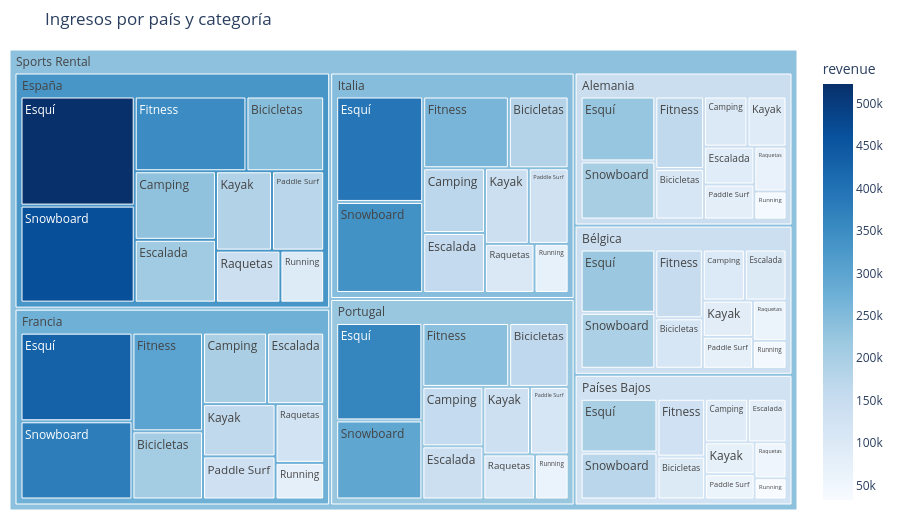

Notebook cell for this chart:
### Markdown cell above
### 6.6 ¿Dónde se concentran los ingresos? (treemap país › categoría)

### Code cell
tree = (fact[fact["completed"]].groupby(["store_country", "category"])["revenue"]
        .sum().reset_index())
fig = px.treemap(tree, path=[px.Constant("Sports Rental"), "store_country", "category"],
                 values="revenue", color="revenue", color_continuous_scale="Blues",
                 title="Ingresos por país y categoría")
fig.update_layout(margin=dict(t=50, l=10, r=10, b=10), height=520)
fig

### Figure 1 — Plotly figure (JSON) as saved in the notebook; plotly's stock layout.template omitted (floating-point values rounded to 4 significant figures)
{"data": [{"branchvalues": "total", "customdata": [[114600.0], [101100.0], [88280.0], [225100.0], [164100.0], [90890.0], [81740.0], [66810.0], [41940.0], [201600.0], [112100.0], [100300.0], [99240.0], [220700.0], [152600.0], [85100.0], [74980.0], [62750.0], [43680.0], [195100.0], [244000.0], [233900.0], [214300.0], [523400.0], [350700.0], [186800.0], [174000.0], [140700.0], [95540.0], [465400.0], [208100.0], [198100.0], [176500.0], [429100.0], [301400.0], [163800.0], [135200.0], [123500.0], [76990.0], [378600.0], [183400.0], [170900.0], [158300.0], [392200.0], [262800.0], [141700.0], [128700.0], [104000.0], [71610.0], [338700.0], [98840.0], [90770.0], [80810.0], [200000.0], [133600.0], [76330.0], [60690.0], [55560.0], [32790.0], [174900.0], [164800.0], [157200.0], [140700.0], [364400.0], [240800.0], [136600.0], [113100.0], [101100.0], [65670.0], [295700.0], [145000.0], [140600.0], [330100.0], [273000.0], [244900.0], [126100.0], [222400.0], [235600.0]], "domain": {"x": [0.0, 1.0], "y": [0.0, 1.0]}, "hovertemplate": "labels=%{label}<br>revenue_sum=%{value}<br>parent=%{parent}<br>id=%{id}<br>revenue=%{color}<extra></extra>", "ids": ["Sports Rental/Alemania/Bicicletas", "Sports Rental/Alemania/Camping", "Sports Rental/Alemania/Escalada", "Sports Rental/Alemania/Esquí", "Sports Rental/Alemania/Fitness", "Sports Rental/Alemania/Kayak", "Sports Rental/Alemania/Paddle Surf", "Sports Rental/Alemania/Raquetas", "Sports Rental/Alemania/Running", "Sports Rental/Alemania/Snowboard", "Sports Rental/Bélgica/Bicicletas", "Sports Rental/Bélgica/Camping", "Sports Rental/Bélgica/Escalada", "Sports Rental/Bélgica/Esquí", "Sports Rental/Bélgica/Fitness", "Sports Rental/Bélgica/Kayak", "Sports Rental/Bélgica/Paddle Surf", "Sports Rental/Bélgica/Raquetas", "Sports Rental/Bélgica/Running", "Sports Rental/Bélgica/Snowboard", "Sports Rental/España/Bicicletas", "Sports Rental/España/Camping", "Sports Rental/España/Escalada", "Sports Rental/España/Esquí", "Sports Rental/España/Fitness", "Sports Rental/España/Kayak", "Sports Rental/España/Paddle Surf", "Sports Rental/España/Raquetas", "Sports Rental/España/Running", "Sports Rental/España/Snowboard", "Sports Rental/Francia/Bicicletas", "Sports Rental/Francia/Camping", "Sports Rental/Francia/Escalada", "Sports Rental/Francia/Esquí", "Sports Rental/Francia/Fitness", "Sports Rental/Francia/Kayak", "Sports Rental/Francia/Paddle Surf", "Sports Rental/Francia/Raquetas", "Sports Rental/Francia/Running", "Sports Rental/Francia/Snowboard", "Sports Rental/Italia/Bicicletas", "Sports Rental/Italia/Camping", "Sports Rental/Italia/Escalada", "Sports Rental/Italia/Esquí", "Sports Rental/Italia/Fitness", "Sports Rental/Italia/Kayak", "Sports Rental/Italia/Paddle Surf", "Sports Rental/Italia/Raquetas", "Sports Rental/Italia/Running", "Sports Rental/Italia/Snowboard", "Sports Rental/Países Bajos/Bicicletas", "Sports Rental/Países Bajos/Camping", "Sports Rental/Países Bajos/Escalada", "Sports Rental/Países Bajos/Esquí", "Sports Rental/Países Bajos/Fitness", "Sports Rental/Países Bajos/Kayak", "Sports Rental/Países Bajos/Paddle Surf", "Sports Rental/Países Bajos/Raquetas", "Sports Rental/Países Bajos/Running", "Sports Rental/Países Bajos/Snowboard", "Sports Rental/Portugal/Bicicletas", "Sports Rental/Portugal/Camping", "Sports Rental/Portugal/Escalada", "Sports Rental/Portugal/Esquí", "Sports Rental/Portugal/Fitness", "Sports Rental/Portugal/Kayak", "Sports Rental/Portugal/Paddle Surf", "Sports Rental/Portugal/Raquetas", "Sports Rental/Portugal/Running", "Sports Rental/Portugal/Snowboard", "Sports Rental/Alemania", "Sports Rental/Bélgica", "Sports Rental/España", "Sports Rental/Francia", "Sports Rental/Italia", "Sports Rental/Países Bajos", "Sports Rental/Portugal", "Sports Rental"], "labels": ["Bicicletas", "Camping", "Escalada", "Esquí", "Fitness", "Kayak", "Paddle Surf", "Raquetas", "Running", "Snowboard", "Bicicletas", "Camping", "Escalada", "Esquí", "Fitness", "Kayak", "Paddle Surf", "Raquetas", "Running", "Snowboard", "Bicicletas", "Camping", "Escalada", "Esquí", "Fitness", "Kayak", "Paddle Surf", "Raquetas", "Running", "Snowboard", "Bicicletas", "Camping", "Escalada", "Esquí", "Fitness", "Kayak", "Paddle Surf", "Raquetas", "Running", "Snowboard", "Bicicletas", "Camping", "Escalada", "Esquí", "Fitness", "Kayak", "Paddle Surf", "Raquetas", "Running", "Snowboard", "Bicicletas", "Camping", "Escalada", "Esquí", "Fitness", "Kayak", "Paddle Surf", "Raquetas", "Running", "Snowboard", "Bicicletas", "Camping", "Escalada", "Esquí", "Fitness", "Kayak", "Paddle Surf", "Raquetas", "Running", "Snowboard", "Alemania", "Bélgica", "España", "Francia", "Italia", "Países Bajos", "Portugal", "Sports Rental"], "marker": {"coloraxis": "coloraxis", "colors": [114600.0, 101100.0, 88280.0, 225100.0, 164100.0, 90890.0, 81740.0, 66810.0, 41940.0, 201600.0, 112100.0, 100300.0, 99240.0, 220700.0, 152600.0, 85100.0, 74980.0, 62750.0, 43680.0, 195100.0, 244000.0, 233900.0, 214300.0, 523400.0, 350700.0, 186800.0, 174000.0, 140700.0, 95540.0, 465400.0, 208100.0, 198100.0, 176500.0, 429100.0, 301400.0, 163800.0, 135200.0, 123500.0, 76990.0, 378600.0, 183400.0, 170900.0, 158300.0, 392200.0, 262800.0, 141700.0, 128700.0, 104000.0, 71610.0, 338700.0, 98840.0, 90770.0, 80810.0, 200000.0, 133600.0, 76330.0, 60690.0, 55560.0, 32790.0, 174900.0, 164800.0, 157200.0, 140700.0, 364400.0, 240800.0, 136600.0, 113100.0, 101100.0, 65670.0, 295700.0, 145000.0, 140600.0, 330100.0, 273000.0, 244900.0, 126100.0, 222400.0, 235600.0]}, "name": "", "parents": ["Sports Rental/Alemania", "Sports Rental/Alemania", "Sports Rental/Alemania", "Sports Rental/Alemania", "Sports Rental/Alemania", "Sports Rental/Alemania", "Sports Rental/Alemania", "Sports Rental/Alemania", "Sports Rental/Alemania", "Sports Rental/Alemania", "Sports Rental/Bélgica", "Sports Rental/Bélgica", "Sports Rental/Bélgica", "Sports Rental/Bélgica", "Sports Rental/Bélgica", "Sports Rental/Bélgica", "Sports Rental/Bélgica", "Sports Rental/Bélgica", "Sports Rental/Bélgica", "Sports Rental/Bélgica", "Sports Rental/España", "Sports Rental/España", "Sports Rental/España", "Sports Rental/España", "Sports Rental/España", "Sports Rental/España", "Sports Rental/España", "Sports Rental/España", "Sports Rental/España", "Sports Rental/España", "Sports Rental/Francia", "Sports Rental/Francia", "Sports Rental/Francia", "Sports Rental/Francia", "Sports Rental/Francia", "Sports Rental/Francia", "Sports Rental/Francia", "Sports Rental/Francia", "Sports Rental/Francia", "Sports Rental/Francia", "Sports Rental/Italia", "Sports Rental/Italia", "Sports Rental/Italia", "Sports Rental/Italia", "Sports Rental/Italia", "Sports Rental/Italia", "Sports Rental/Italia", "Sports Rental/Italia", "Sports Rental/Italia", "Sports Rental/Italia", "Sports Rental/Países Bajos", "Sports Rental/Países Bajos", "Sports Rental/Países Bajos", "Sports Rental/Países Bajos", "Sports Rental/Países Bajos", "Sports Rental/Países Bajos", "Sports Rental/Países Bajos", "Sports Rental/Países Bajos", "Sports Rental/Países Bajos", "Sports Rental/Países Bajos", "Sports Rental/Portugal", "Sports Rental/Portugal", "Sports Rental/Portugal", "Sports Rental/Portugal", "Sports Rental/Portugal", "Sports Rental/Portugal", "Sports Rental/Portugal", "Sports Rental/Portugal", "Sports Rental/Portugal", "Sports Rental/Portugal", "Sports Rental", "Sports Rental", "Sports Rental", "Sports Rental", "Sports Rental", "Sports Rental", "Sports Rental", ""], "type": "treemap", "values": [114600.0, 101100.0, 88280.0, 225100.0, 164100.0, 90890.0, 81740.0, 66810.0, 41940.0, 201600.0, 112100.0, 100300.0, 99240.0, 220700.0, 152600.0, 85100.0, 74980.0, 62750.0, 43680.0, 195100.0, 244000.0, 233900.0, 214300.0, 523400.0, 350700.0, 186800.0, 174000.0, 140700.0, 95540.0, 465400.0, 208100.0, 198100.0, 176500.0, 429100.0, 301400.0, 163800.0, 135200.0, 123500.0, 76990.0, 378600.0, 183400.0, 170900.0, 158300.0, 392200.0, 262800.0, 141700.0, 128700.0, 104000.0, 71610.0, 338700.0, 98840.0, 90770.0, 80810.0, 200000.0, 133600.0, 76330.0, 60690.0, 55560.0, 32790.0, 174900.0, 164800.0, 157200.0, 140700.0, 364400.0, 240800.0, 136600.0, 113100.0, 101100.0, 65670.0, 295700.0, 1176000.0, 1147000.0, 2629000.0, 2191000.0, 1952000.0, 1004000.0, 1780000.0, 11880000.0]}], "layout": {"coloraxis": {"autocolorscale": false, "colorbar": {"title": {"text": "revenue"}}, "colorscale": [[0.0, "rgb(247,251,255)"], [0.125, "rgb(222,235,247)"], [0.25, "rgb(198,219,239)"], [0.375, "rgb(158,202,225)"], [0.5, "rgb(107,174,214)"], [0.625, "rgb(66,146,198)"], [0.75, "rgb(33,113,181)"], [0.875, "rgb(8,81,156)"], [1.0, "rgb(8,48,107)"]]}, "height": 520, "legend": {"tracegroupgap": 0}, "margin": {"b": 10, "l": 10, "r": 10, "t": 50}, "title": {"text": "Ingresos por país y categoría"}}}
